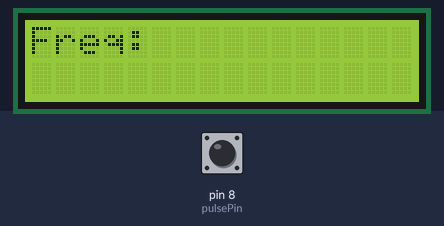
Bench run of a sketch on a simulated Arduino Uno, built with avr-gcc and run on an emulated ATmega328P. Parts: 16×2 character LCD. The test bench sets the inputs (shaded band); at power-on: pin 8 (pulsePin) LOW.

Above: at 0.1 s.
At 1.1 s:
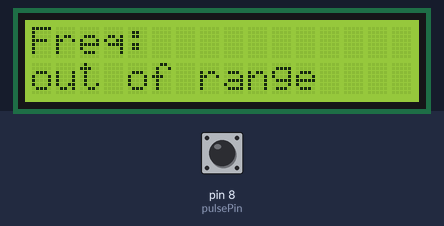

Measured:
- what the display in image 1 shows lasts 0.5 s, from 1.1 s to 1.6 s

The sketch:

LCD_Freq.ino
```cpp
#include <LiquidCrystal.h>

// written By Fixed Until Broken on Youtube

const int pulsePin = 8; // Input signal connected to Pin 8 of Arduino
int pulseH; // Integer variable to capture High time of the incoming pulse
float pulseT; // Float variable to capture Total time of the incoming pulse
float frequency; // Calculated Frequency

LiquidCrystal lcd(12, 11, 5, 4, 3, 2);
void setup(){
lcd.begin(16, 2);
lcd.clear();
}

void loop()
{
lcd.clear();
lcd.setCursor(0,0);
lcd.print("Freq:");
pulseH = pulseIn(pulsePin, HIGH);
pulseT = pulseH * 2 ; // Time period of the pulse in microseconds
frequency = 1000000 / pulseT; // Frequency in Hertz (Hz)

if (frequency > 0 && frequency < 10000000){
  lcd.setCursor(0,1);
  lcd.print(frequency);
  lcd.print("Hz");
}
else{
  lcd.setCursor(0,1);
  lcd.print("out of range");
}

delay(500);

}
```
